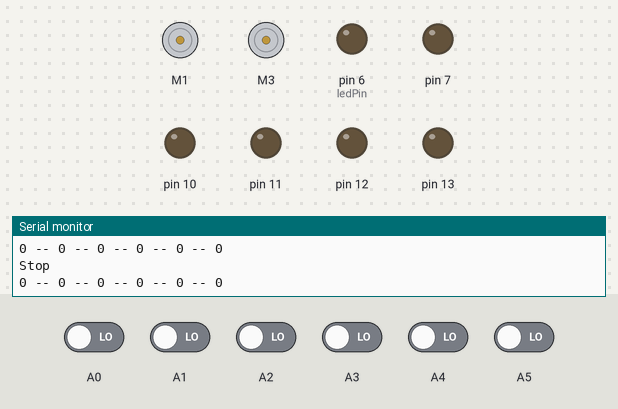
Recording of a sketch running on a simulated Arduino Uno, built with avr-gcc and run on an emulated ATmega328P. On the bench: 2 × DC motor (green arrow = forward, orange = backward, longer = faster), output pins drawn as LEDs (lit = HIGH), the last lines printed to the serial monitor. Inputs (shaded band) come from the test bench; at power-on: A0–5 LOW.

Above: at 1.8 s.
1.9 s: A0 driven HIGH
At 3.5 s:
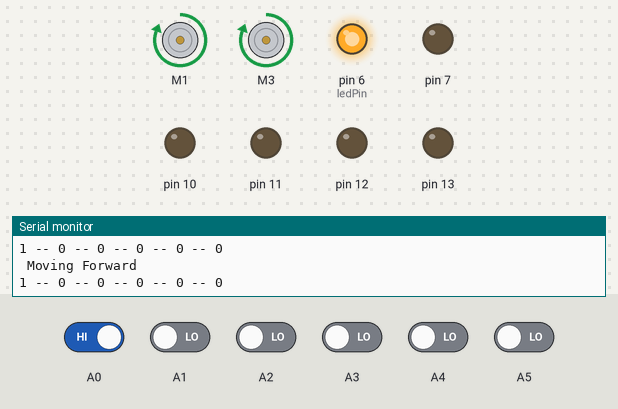
4.0 s: A0 driven LOW
At 5.1 s:
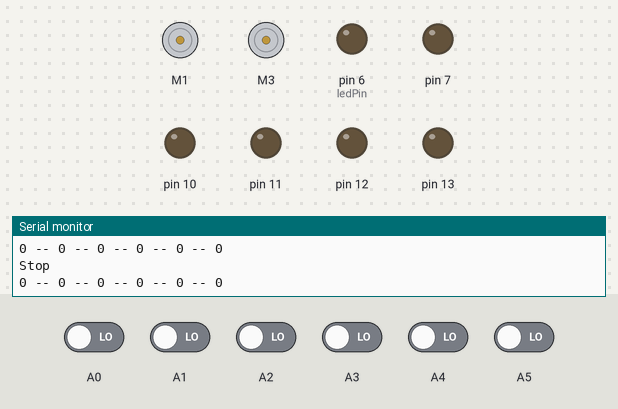
6.0 s: A2 driven HIGH
At 6.8 s:
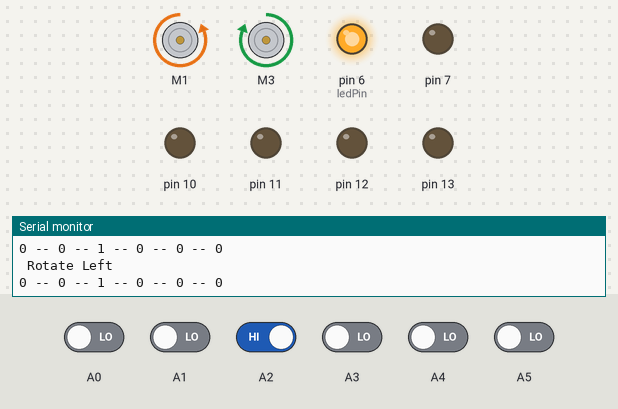
8.0 s: A2 driven LOW
At 9.6 s:
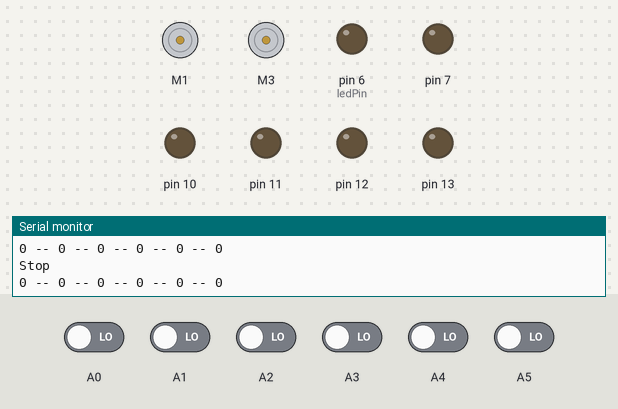
10.0 s: A3 driven HIGH
At 11.3 s:
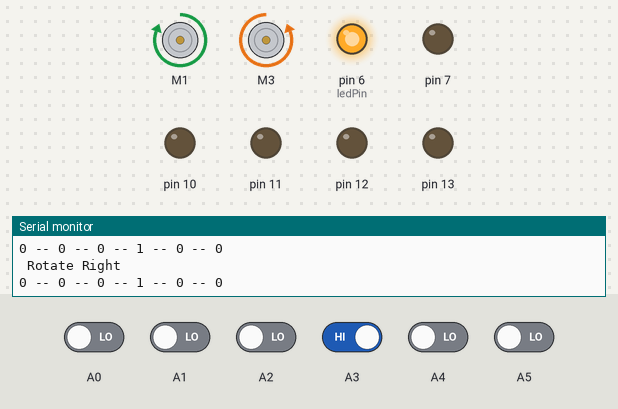
Timing chart, 0 to 13.0 s (numbered marks = the images above; inputs shaded):
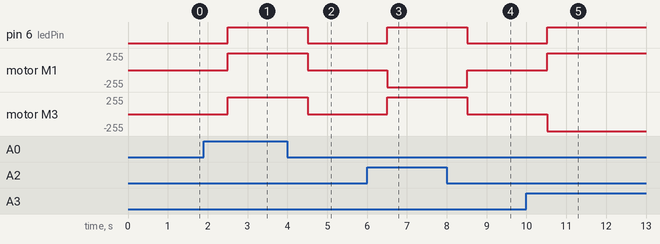

The sketch:

turnwitharray.ino
```cpp
#include <AFMotor.h>
AF_DCMotor motor1(1);
AF_DCMotor motor2(3);
int ledPin = 6;
void setup()
{
Serial.begin(9600);
pinMode (10, OUTPUT);
pinMode (11, OUTPUT);
pinMode (12, OUTPUT);
pinMode (13, OUTPUT);
pinMode (6, OUTPUT);
pinMode (7, OUTPUT);
pinMode (A0, INPUT);
pinMode (A1, INPUT);
pinMode (A2, INPUT);
pinMode (A3, INPUT);
pinMode (A4, INPUT);
pinMode (A5, INPUT);
motor1.setSpeed(255);
motor2.setSpeed(255);//127 for half speed:

}

void loop() {
  int s1 = digitalRead(A0);
  int s2 = digitalRead(A1);
  int s3 = digitalRead(A2);
  int s4 = digitalRead(A3);
  int s5 = digitalRead(A4);
  int s6 = digitalRead(A5);

  Serial.print(s1);
  Serial.print(" -- ");
  Serial.print(s2);
  Serial.print(" -- ");
  Serial.print(s3);
  Serial.print(" -- ");
  Serial.print(s4);
  Serial.print(" -- ");
  Serial.print(s5);
  Serial.print(" -- ");
  Serial.print(s6);
   Serial.println("");
  Serial.println("");
  delay(500);

if ( (s1==1) && (s2==1) && (s3==1) && (s4==1) && (s5==1) && (s6==1) ) {
forward();
}
else if ( (s1==1) && (s2==1) && (s3==0) && (s4==0) && (s5==1) && (s6==1) ) {
forward();// for thicker lines
}
else if ( (s1==0) && (s2==0) && (s3==0) && (s4==0) && (s5==0) && (s6==0) ) {
stop();
}
else if ( (s1==0) && (s2==0) && (s3==0) && (s4==1) && (s5==0) && (s6==0) ) {
 right();
}
else if ( (s1==0)
&& (s2==0) && (s3==1) && (s4==0) && (s5==0) && (s6==0) ) {
left();
}
else if ( (s1==0) && (s2==1) && (s3==1) && (s4==0) && (s5==0) && (s6==0) ) {
sharpleft();
}
else if ( (s1==0) && (s2==0) && (s3==0) && (s4==1) && (s5==1) && (s6==0) ) {
sharpright();
}
else if ( (s1==1) && (s2==1) && (s3==1) && (s4==0) && (s5==0) && (s6==0) ) {
sharpleft();
}
else if ( (s1==0) && (s2==0) && (s3==0) && (s4==1) && (s5==1) && (s6==1) ) {
sharpright();
}
else{
forward();
}
}

void forward()
{
motor1.run(FORWARD);
motor2.run(FORWARD);
digitalWrite(ledPin, HIGH);
Serial.println(" Moving Forward");

}
void backward()
{motor1.run(BACKWARD);
motor2.run(BACKWARD);

digitalWrite(ledPin, HIGH);
Serial.println("Moving Backward");
}
void stop()
{motor1.run(RELEASE);
motor2.run(RELEASE);

digitalWrite(ledPin, LOW);
Serial.println("Stop");
}
void left()
{
motor1.run(BACKWARD);
motor2.run(FORWARD);
digitalWrite(ledPin, HIGH);
Serial.println(" Rotate Left");
}
void right()
{
motor1.run(FORWARD);
motor2.run(BACKWARD);
digitalWrite(ledPin, HIGH);
Serial.println(" Rotate Right");
}
void sharpleft()
{motor1.run(BACKWARD);
motor2.run(FORWARD);

digitalWrite(ledPin, HIGH);
Serial.println(" Rotate Left");
}
void sharpright()
{
motor1.run(FORWARD);
motor2.run(BACKWARD);
digitalWrite(ledPin, HIGH);
Serial.println(" Rotate Right");
}
```

Measured:
- after the input at 1.9 s, pin 6 (ledPin): LOW → HIGH after 0.60 s; motor M1, motor M3: stopped → forward 255/255 after 0.60 s
- after the input at 4.0 s, pin 6 (ledPin): HIGH → LOW after 0.51 s; motor M1, motor M3: forward 255/255 → stopped after 0.51 s
- after the input at 6.0 s, pin 6 (ledPin): LOW → HIGH after 0.51 s; motor M1: stopped → backward 255/255 after 0.51 s; motor M3: stopped → forward 255/255 after 0.51 s
- after the input at 8.0 s, pin 6 (ledPin): HIGH → LOW after 0.51 s; motor M1: backward 255/255 → stopped after 0.51 s; motor M3: forward 255/255 → stopped after 0.51 s
- after the input at 10.0 s, pin 6 (ledPin): LOW → HIGH after 0.52 s; motor M1: stopped → forward 255/255 after 0.52 s; motor M3: stopped → backward 255/255 after 0.52 s
